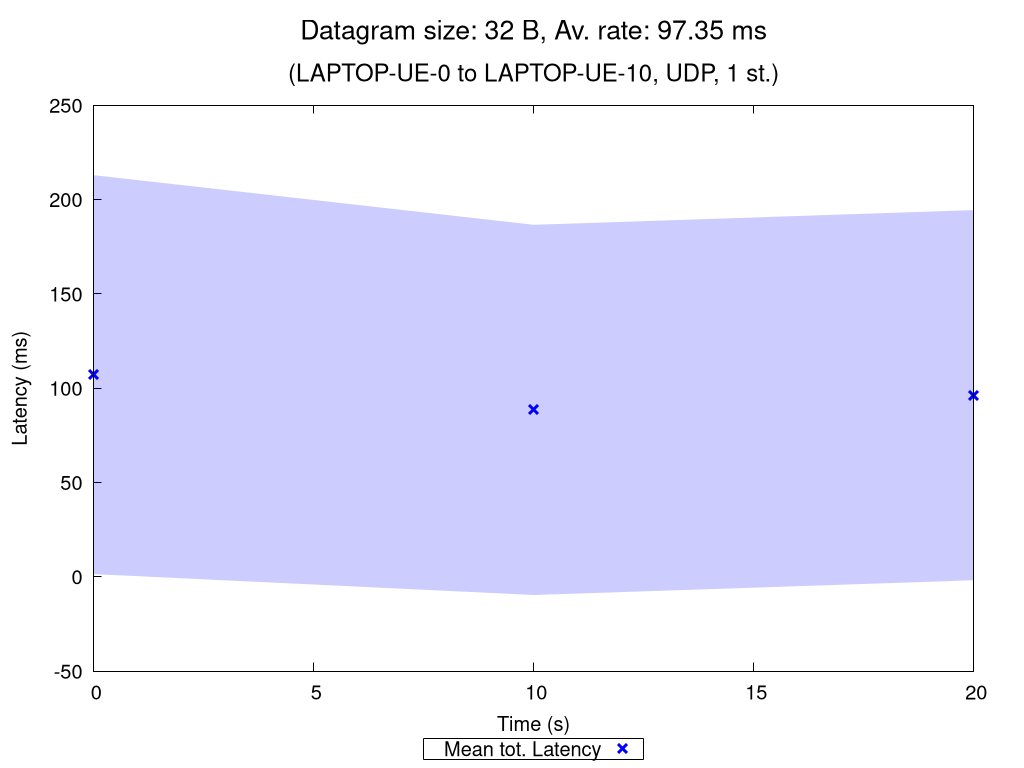

Here is the gnuplot script that generated this plot:
set terminal pngcairo nocrop enhanced size 1024,768 font "Verdana,15"
set output "UDP_1_st_2020_11_05_13-34-34_one2two_00032B.png"

set title "{/=20 Datagram size: 32 B, Av. rate: 97.35 ms}\n\n{/=18 (LAPTOP-UE-0 to LAPTOP-UE-10, UDP, 1 st.)}"

set xlabel "Time (s)"
set ylabel "Latency (ms)"
set ytics nomirror
set key bmargin center horizontal box samplen 1 width -1
set bmargin 4.6
set rmargin 4.5

rf = 1.0  # rate factor
set style fill transparent solid 0.2 noborder
set autoscale xfix
plot "UDP_1_st_2020_11_05_13-34-34_one2two_00032B_iperf_processed.dat" using 1:($2/rf-$3/rf):($2/rf+$3/rf) with filledcurves lc rgb "blue" notitle, \
     "" using 1:($2/rf) with points pt 2 ps 1.5 lw 3 lc rgb "blue" title "Mean tot. Latency", \
